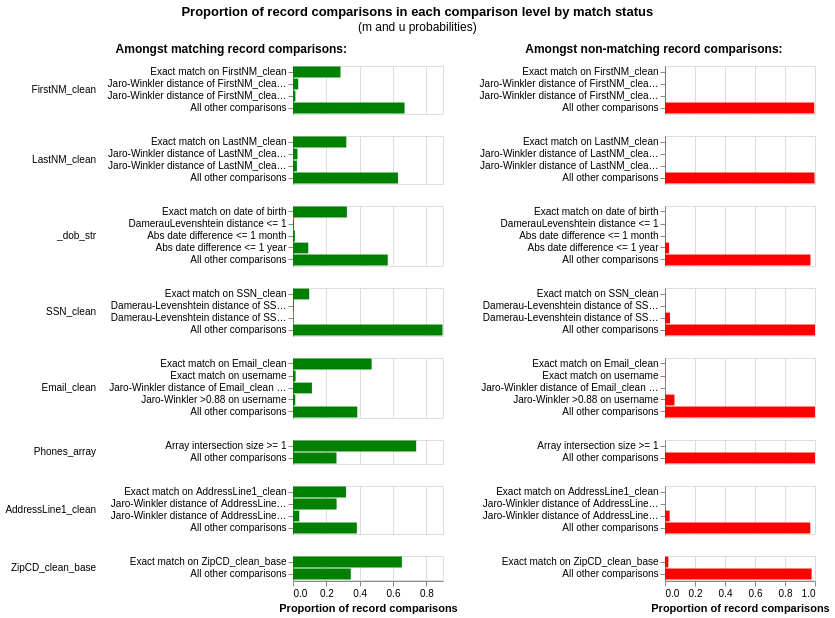

Here is the notebook cell this chart was saved with:
### Markdown cell above
## 8. Training — expectation-maximisation (unsupervised `m`)

Three steps, in Splink's recommended order:

1. **λ prior** — `estimate_probability_two_random_records_match` from the deterministic rules.
2. **`u`** — `estimate_u_using_random_sampling` (agreement rates among random, near-certain
   non-matches).
3. **`m`** — `estimate_parameters_using_expectation_maximisation` over the **train** candidate
   pairs. Our blocking rule keys only on `PATID`, so no comparison's parameters are held fixed —
   a single EM pass estimates `m` for every field.

No gold label is touched here.

### Code cell
EM_PAIRS_RULE = _exists_rule('em_pairs')

db_api = DuckDBAPI()
con = db_api._con
con.register('all_pairs', candidate_pairs)                 # predict scope: all gold pairs
con.register('em_pairs', train_pairs[['PATID_A', 'PATID_B']])   # EM scope: train pairs only

linker = Linker(est_records if USE_FULL_POP_FOR_UANDLAMBDA else records,
                settings, db_api=db_api)

# 1) lambda prior from deterministic rules
linker.training.estimate_probability_two_random_records_match(
    deterministic_matching_rules=DET_RULES, recall=PRIOR_RECALL)

# 2) u by random sampling
linker.training.estimate_u_using_random_sampling(max_pairs=1e6, seed=RANDOM_STATE)

# 3) m by expectation-maximisation over the train candidate pairs (unsupervised)
em_session = linker.training.estimate_parameters_using_expectation_maximisation(EM_PAIRS_RULE)
print('EM training complete.')
try:
    display(em_session.m_u_values_interactive_history_chart())
except Exception as e:  # noqa: BLE001
    print('EM history chart unavailable:', e)

### Figure 1 — Vega-Lite specification as saved in the notebook (floating-point values rounded to 4 significant figures; data arrays with more than 128 entries replaced by an {"elided": "..."} marker saying what was removed)
{"config": {"view": {"continuousWidth": 300, "continuousHeight": 300, "discreteHeight": 300, "discreteWidth": 400}, "header": {"title": null}, "title": {"anchor": "middle", "offset": 10}}, "hconcat": [{"mark": "bar", "encoding": {"color": {"value": "green"}, "row": {"field": "comparison_name", "header": {"labelAlign": "left", "labelAnchor": "middle", "labelAngle": 0}, "sort": {"field": "comparison_sort_order"}, "type": "nominal"}, "tooltip": [{"field": "comparison_name", "title": "Comparison name", "type": "nominal"}, {"field": "label_for_charts", "title": "Label", "type": "ordinal"}, {"field": "sql_condition", "title": "SQL condition", "type": "nominal"}, {"field": "m_probability", "format": ".10~g", "title": "M probability", "type": "quantitative"}, {"field": "u_probability", "format": ".10~g", "title": "U probability", "type": "quantitative"}, {"field": "bayes_factor", "format": ",.6f", "title": "Bayes factor = m/u", "type": "quantitative"}, {"field": "log2_bayes_factor", "format": ".4~g", "title": "Match weight = log2(m/u)", "type": "quantitative"}, {"field": "bayes_factor_description", "title": "Match weight description", "type": "nominal"}, {"field": "m_probability_description", "title": "m probability description", "type": "nominal"}, {"field": "u_probability_description", "title": "u probability description", "type": "nominal"}], "x": {"axis": {"title": "Proportion of record comparisons"}, "field": "m_probability", "type": "quantitative"}, "y": {"axis": {"title": null}, "field": "label_for_charts", "sort": {"field": "comparison_vector_value", "order": "descending"}, "type": "nominal"}}, "height": {"step": 12}, "resolve": {"scale": {"y": "independent"}}, "title": {"text": "Amongst matching record comparisons:", "fontSize": 12, "fontWeight": "bold"}, "transform": [{"filter": "(datum.bayes_factor != 'no-op filter due to vega lite issue 4680')"}], "width": 150}, {"mark": "bar", "encoding": {"color": {"value": "red"}, "row": {"field": "comparison_name", "header": {"labels": false}, "sort": {"field": "comparison_sort_order"}, "type": "nominal"}, "tooltip": [{"field": "comparison_name", "title": "Comparison name", "type": "nominal"}, {"field": "label_for_charts", "title": "Label", "type": "ordinal"}, {"field": "sql_condition", "title": "SQL condition", "type": "nominal"}, {"field": "m_probability", "format": ".10~g", "title": "M probability", "type": "quantitative"}, {"field": "u_probability", "format": ".10~g", "title": "U probability", "type": "quantitative"}, {"field": "bayes_factor", "format": ",.6f", "title": "Bayes factor = m/u", "type": "quantitative"}, {"field": "log2_bayes_factor", "format": ".4~g", "title": "Match weight = log2(m/u)", "type": "quantitative"}, {"field": "bayes_factor_description", "title": "Match weight description", "type": "nominal"}, {"field": "m_probability_description", "title": "m probability description", "type": "nominal"}, {"field": "u_probability_description", "title": "u probability description", "type": "nominal"}], "x": {"axis": {"title": "Proportion of record comparisons"}, "field": "u_probability", "type": "quantitative"}, "y": {"axis": {"title": null}, "field": "label_for_charts", "sort": {"field": "comparison_vector_value", "order": "descending"}, "type": "nominal"}}, "height": {"step": 12}, "resolve": {"scale": {"y": "independent"}}, "title": {"text": "Amongst non-matching record comparisons:", "fontSize": 12, "fontWeight": "bold"}, "transform": [{"filter": "(datum.bayes_factor != 'no-op filter2 due to vega lite issue 4680')"}], "width": 150}], "data": {"name": "data-bae982a8b12ba1d46c9fbea60ecfcb13"}, "params": [{"name": "iteration_number", "bind": {"input": "range", "max": 5, "min": 0, "step": 1}, "value": 5}], "title": {"text": "Proportion of record comparisons in each comparison level by match status", "subtitle": "(m and u probabilities)"}, "transform": [{"filter": "(datum.iteration == iteration_number)"}], "$schema": "https://vega.github.io/schema/vega-lite/v5.9.3.json", "datasets": {"data-bae982a8b12ba1d46c9fbea60ecfcb13": {"elided": "180 records"}}}
